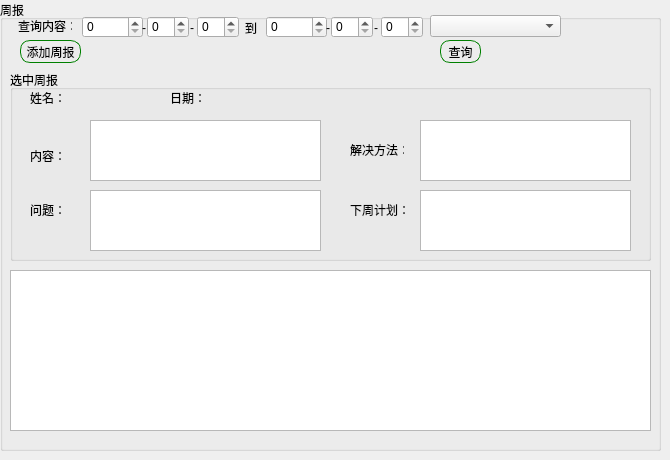
    <widget class="QWidget" name="page_3">
     <widget class="QGroupBox" name="groupBox_9">
      <property name="geometry">
       <rect>
        <x>0</x>
        <y>0</y>
        <width>661</width>
        <height>451</height>
       </rect>
      </property>
      <property name="title">
       <string>周报</string>
      </property>
      <widget class="QPushButton" name="btnAddDaily">
       <property name="geometry">
        <rect>
         <x>20</x>
         <y>40</y>
         <width>61</width>
         <height>23</height>
        </rect>
       </property>
       <property name="styleSheet">
        <string notr="true">border: 1px solid green;
border-radius:10px;</string>
       </property>
       <property name="text">
        <string>添加周报</string>
       </property>
      </widget>
      <widget class="QLabel" name="label_77">
       <property name="geometry">
        <rect>
         <x>190</x>
         <y>20</y>
         <width>16</width>
         <height>16</height>
        </rect>
       </property>
       <property name="text">
        <string>-</string>
       </property>
      </widget>
      <widget class="QSpinBox" name="DailyEndYear">
       <property name="geometry">
        <rect>
         <x>266</x>
         <y>16</y>
         <width>61</width>
         <height>22</height>
        </rect>
       </property>
      </widget>
      <widget class="QSpinBox" name="DailyStartYear">
       <property name="geometry">
        <rect>
         <x>82</x>
         <y>16</y>
         <width>61</width>
         <height>22</height>
        </rect>
       </property>
      </widget>
      <widget class="QLabel" name="label_78">
       <property name="geometry">
        <rect>
         <x>326</x>
         <y>20</y>
         <width>16</width>
         <height>16</height>
        </rect>
       </property>
       <property name="text">
        <string>-</string>
       </property>
      </widget>
      <widget class="QLabel" name="label_79">
       <property name="geometry">
        <rect>
         <x>142</x>
         <y>20</y>
         <width>16</width>
         <height>16</height>
        </rect>
       </property>
       <property name="text">
        <string>-</string>
       </property>
      </widget>
      <widget class="QLabel" name="label_80">
       <property name="geometry">
        <rect>
         <x>374</x>
         <y>20</y>
         <width>16</width>
         <height>16</height>
        </rect>
       </property>
       <property name="text">
        <string>-</string>
       </property>
      </widget>
      <widget class="QSpinBox" name="DailyStartMonth">
       <property name="geometry">
        <rect>
         <x>147</x>
         <y>16</y>
         <width>42</width>
         <height>22</height>
        </rect>
       </property>
      </widget>
      <widget class="QPushButton" name="BtnDailySelection">
       <property name="geometry">
        <rect>
         <x>440</x>
         <y>40</y>
         <width>41</width>
         <height>23</height>
        </rect>
       </property>
       <property name="styleSheet">
        <string notr="true">border: 1px solid green;
border-radius:10px;
</string>
       </property>
       <property name="text">
        <string>查询</string>
       </property>
      </widget>
      <widget class="QSpinBox" name="DailyStartDay">
       <property name="geometry">
        <rect>
         <x>197</x>
         <y>16</y>
         <width>42</width>
         <height>22</height>
        </rect>
       </property>
      </widget>
      <widget class="QSpinBox" name="DailyEndMonth">
       <property name="geometry">
        <rect>
         <x>331</x>
         <y>16</y>
         <width>42</width>
         <height>22</height>
        </rect>
       </property>
      </widget>
      <widget class="QSpinBox" name="DailyEndDay">
       <property name="geometry">
        <rect>
         <x>381</x>
         <y>16</y>
         <width>42</width>
         <height>22</height>
        </rect>
       </property>
      </widget>
      <widget class="QLabel" name="label_81">
       <property name="geometry">
        <rect>
         <x>18</x>
         <y>20</y>
         <width>54</width>
         <height>12</height>
        </rect>
       </property>
       <property name="styleSheet">
        <string notr="true"/>
       </property>
       <property name="text">
        <string>查询内容：</string>
       </property>
      </widget>
      <widget class="QLabel" name="label_82">
       <property name="geometry">
        <rect>
         <x>245</x>
         <y>20</y>
         <width>21</width>
         <height>16</height>
        </rect>
       </property>
       <property name="styleSheet">
        <string notr="true"/>
       </property>
       <property name="text">
        <string>到</string>
       </property>
      </widget>
      <widget class="QComboBox" name="boxDaily">
       <property name="geometry">
        <rect>
         <x>430</x>
         <y>15</y>
         <width>131</width>
         <height>22</height>
        </rect>
       </property>
      </widget>
      <widget class="QTableWidget" name="tableDaily">
       <property name="geometry">
        <rect>
         <x>10</x>
         <y>270</y>
         <width>641</width>
         <height>161</height>
        </rect>
       </property>
      </widget>
      <widget class="QGroupBox" name="groupBox_18">
       <property name="geometry">
        <rect>
         <x>10</x>
         <y>70</y>
         <width>641</width>
         <height>191</height>
        </rect>
       </property>
       <property name="title">
        <string>选中周报</string>
       </property>
       <widget class="QLabel" name="label_9">
        <property name="geometry">
         <rect>
          <x>20</x>
          <y>22</y>
          <width>54</width>
          <height>12</height>
         </rect>
        </property>
        <property name="text">
         <string>姓名：</string>
        </property>
       </widget>
       <widget class="QLabel" name="dailyName">
        <property name="geometry">
         <rect>
          <x>63</x>
          <y>19</y>
          <width>81</width>
          <height>20</height>
         </rect>
        </property>
        <property name="text">
         <string/>
        </property>
       </widget>
       <widget class="QLabel" name="label_23">
        <property name="geometry">
         <rect>
          <x>160</x>
          <y>22</y>
          <width>54</width>
          <height>12</height>
         </rect>
        </property>
        <property name="text">
         <string>日期：</string>
        </property>
       </widget>
       <widget class="QLabel" name="dailyDate">
        <property name="geometry">
         <rect>
          <x>213</x>
          <y>18</y>
          <width>91</width>
          <height>20</height>
         </rect>
        </property>
        <property name="text">
         <string/>
        </property>
       </widget>
       <widget class="QTextBrowser" name="dailyContent">
        <property name="geometry">
         <rect>
          <x>80</x>
          <y>50</y>
          <width>231</width>
          <height>61</height>
         </rect>
        </property>
       </widget>
       <widget class="QLabel" name="label_35">
        <property name="geometry">
         <rect>
          <x>20</x>
          <y>80</y>
          <width>54</width>
          <height>12</height>
         </rect>
        </property>
        <property name="text">
         <string>内容：</string>
        </property>
       </widget>
       <widget class="QLabel" name="label_37">
        <property name="geometry">
         <rect>
          <x>20</x>
          <y>130</y>
          <width>54</width>
          <height>20</height>
         </rect>
        </property>
        <property name="text">
         <string>问题：</string>
        </property>
       </widget>
       <widget class="QLabel" name="label_46">
        <property name="geometry">
         <rect>
          <x>340</x>
          <y>70</y>
          <width>54</width>
          <height>20</height>
         </rect>
        </property>
        <property name="text">
         <string>解决方法：</string>
        </property>
       </widget>
       <widget class="QLabel" name="label_48">
        <property name="geometry">
         <rect>
          <x>340</x>
          <y>130</y>
          <width>61</width>
          <height>20</height>
         </rect>
        </property>
        <property name="text">
         <string>下周计划：</string>
        </property>
       </widget>
       <widget class="QTextBrowser" name="dailyProblem">
        <property name="geometry">
         <rect>
          <x>80</x>
          <y>120</y>
          <width>231</width>
          <height>61</height>
         </rect>
        </property>
       </widget>
       <widget class="QTextBrowser" name="dailySolution">
        <property name="geometry">
         <rect>
          <x>410</x>
          <y>50</y>
          <width>211</width>
          <height>61</height>
         </rect>
        </property>
       </widget>
       <widget class="QTextBrowser" name="dailyNextplan">
        <property name="geometry">
         <rect>
          <x>410</x>
          <y>120</y>
          <width>211</width>
          <height>61</height>
         </rect>
        </property>
       </widget>
      </widget>
      <widget class="QLabel" name="errorDaily">
       <property name="geometry">
        <rect>
         <x>500</x>
         <y>40</y>
         <width>121</width>
         <height>21</height>
        </rect>
       </property>
       <property name="styleSheet">
        <string notr="true">color:rgb(255,0,0);
font: 75 10pt &quot;黑体&quot;;</string>
       </property>
       <property name="text">
        <string/>
       </property>
      </widget>
     </widget>
    </widget>
